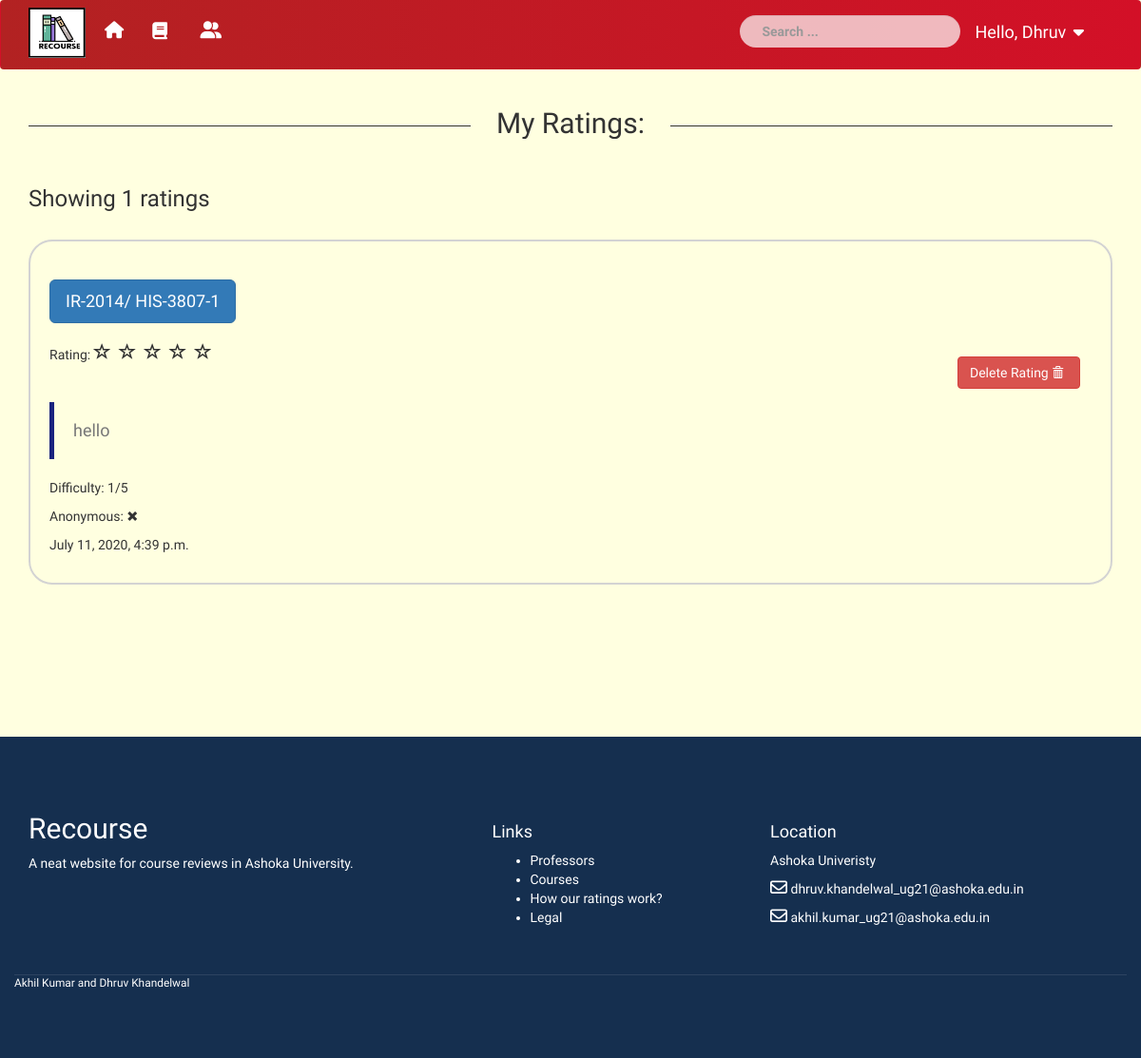
The page /profile/ (signed in) on the database its author committed.
### myapp/models.py (models this page shows, shortened)
class Rating (models.Model):
    course = models.ForeignKey (Course, on_delete = models.CASCADE)
    author = models.ForeignKey (User, on_delete = models.CASCADE)
    ONE_TO_FIVE = (
        (1,'1'),
        (2,'2'),
        (3,'3'),
        (4,'4'),
        (5,'5'),
    )
    rating     = models.IntegerField (default=0, choices=ONE_TO_FIVE)
    difficulty = models.IntegerField (default=0, choices=ONE_TO_FIVE)
    take_again = models.BooleanField (default = False)
    anonymous  = models.BooleanField (default = False)
    GRADES = (
        ('A' , 'A' ),
        ('A-', 'A-'),
        ('B+', 'B+'),
        ('B' , 'B' ),
        ('B-', 'B-'),
        ('C+', 'C+'),
        ('C' , 'C '),
        ('C-', 'C-'),
        ('F' , 'F' ),
        ('NA', 'NA'),
    )
    grade = models.CharField (max_length=3, choices=GRADES, default='NA', null=True, blank=True)
    review = models.TextField (default="", null=True, blank=True)
    date_posted = models.DateTimeField (default=timezone.now)
    helpful = models.IntegerField (default = 0)

class Course (models.Model):
    course_name         =  models.TextField(default = "")
    course_code         =  models.CharField(default = "", max_length=80)
    course_type         =  models.CharField(max_length = 5, default = "") # major/ FC/ CC etc
    course_description  =  models.TextField(default="")
    slug = models.SlugField (unique=True)
    course_listing = models.CharField(max_length=30, default="NA", choices=MAJORS) # which major
    course_cross   = models.CharField(max_length=30, default="", choices=MAJORS, null = True) # cross listed major
    course_prof    = models.ForeignKey(Professor, on_delete = models.CASCADE, null = True)
    course_rating     = models.FloatField(default = 0) # avg rating
    rating_sum        = models.IntegerField(default=0)
    course_difficulty = models.FloatField(default = 0.0) # avg difficulty
    difficulty_sum    = models.IntegerField(default = 0)
    gp_sum            = models.FloatField(default=0)
    grade_point       = models.FloatField(default=0)
    grade_offered     = models.IntegerField(default=0)
    course_grade      = models.FloatField(default=0.0)
    course_retakers   = models.IntegerField(default=0)
    course_attendance = models.BooleanField(default=True)
    course_number_of_ratings = models.IntegerField(default = 0)
    def __str__(self):
        return '{0}-{1}'.format(self.course_listing, self.course_code)

### users/views.py (the view, shortened to what this page needs)
# urls.py: path('profile/', users.profile, name = 'profile'),
@login_required
def profile (request):
    context = {
        'title': 'Profile',
    }
    my_ratings = Rating.objects.filter (author = request.user).order_by('date_posted')
    context['ratings'] = my_ratings
    context['total']   = len(my_ratings)
    if request.method == "POST":
        update_form = UpdateForm(request.POST, instance=request.user)
        if update_form.is_valid():
            update_form.save()
            name = update_form.cleaned_data.get('username')
            new_user = authenticate (username = name, password = update_form.cleaned_data.get('password1'),)
            login(request, new_user)
            messages.success(request, f'Your account has been updated!')
            return redirect('profile')
    else:
        update_form = UpdateForm(instance=request.user)
    context['update_form'] = update_form
    return render(request, 'users/profile.html', context)

### users/forms.py
class UpdateForm (forms.ModelForm):
    email = models.EmailField ()
    class Meta:
        model = User
        fields = ["first_name", "last_name", "email"]

### users/templates/users/profile.html (shortened to what this page needs)
{% extends "myapp/base.html" %}
{% load crispy_forms_tags %}
{% block content %}
<body style="background-color:  rgb(255, 255, 224);">
<div class="container">
    <h2 class="with-line"> My Ratings: </h2>
    <br>
    <h3>Showing {{ total }} ratings</h3>
    <br>
    {% for rating in ratings %}
    <div class="card " style="width: 100%; border: 2px solid lightgrey; border-radius: 25px; padding-left: 20px; padding-bottom: 20px;">
        <br> <br>
        <div class="row">
            <div class="col-lg-10">
            <div class="card-body">
            <a href="{% url 'course-detail' rating.course.slug %}" class="btn btn-primary btn-rounded align-items-right btn-lg border pill" role="button" aria-pressed="true">{{ rating.course }} </a>
            <br><br>
            Rating:
            {% if rating.rating == 1 %}
            <span class="glyphicon glyphicon-star-empty" style="margin-right:5px; font-size: 18px;"></span>
            <span class="glyphicon glyphicon-star-empty" style="margin-right:5px; font-size: 18px;"></span>
            <span class="glyphicon glyphicon-star-empty" style="margin-right:5px; font-size: 18px;"></span>
            <span class="glyphicon glyphicon-star-empty" style="margin-right:5px; font-size: 18px;"></span>
            <span class="glyphicon glyphicon-star-empty" style="margin-right:5px; font-size: 18px;"></span>
          {% endif %}
          <br><br><br>
            {% if rating.review %}
              <blockquote class="blockquote">
                <h4 class="card-subtitle mb-2 text-muted">{{rating.review|linebreaks}}</h4>
              </blockquote>
            {% else %}
              <blockquote class="blockquote">
                <h4 class="card-subtitle mb-2 text-muted">No review</h4>
              </blockquote>
            {% endif %}
              <h4 class="card-subtitle mb-2 text-muted"></h4>Difficulty: {{rating.difficulty}}/5</p>
              {% if rating.anonymous %}
                <p class="card-text">Anonymous: <span class="glyphicon glyphicon-ok" style="margin-right:5px; font-size: 12px;"></span></p>
              {% else %}
                <p class="card-text">Anonymous: <span class="glyphicon glyphicon-remove" style="margin-right:5px; font-size: 12px;"></p>
              {% endif %}
              <p class="card-text text-secondary">{{rating.date_posted}}</p>
          </div>
    </div>
        <div class="col-lg-2" style="padding-top: 7%;">
          <a href="{% url 'delete-rating' rating.id %}" class="btn btn-danger btn-rounded align-items-right" role="button" aria-pressed="true">Delete Rating <span class="glyphicon glyphicon-trash" style="margin-right:5px; font-size: 12px;"></span></a>
        </div>
      </div>
    </div>
    <br>
    <br>
      {% endfor %}
    </div>
<br>
<br>
<br>
{% endblock %}

### myapp/templates/snippets/header.html (shortened to what this page needs)
{% load static %}
{% load socialaccount %}
<nav class="navbar navbar-expand-md  hidden-xs">
    <div class="container">
        <div class="navbar-header " style="padding-right: 20px;">
           <a href="{% url 'home' %}"> <img src="{% static 'images/logo.png' %}" alt="logo" height="60px" width="60px" style="padding-top: 7px;"> </a>
        </div>
        <div class="navbar-collapse collapse show " id="navbarToggleExternalContent" >
            <ul class="nav navbar-nav">
                <li style="padding-top: 7px;">
                    <a class="navbar-brand" href="{% url 'home' %}"><span class="fa fa-home"></span><span class="link"> Home</span></a>
                </li>
                <li style="padding-top: 7px;">
                    <a style="color: white;" href="{% url 'courses' %}">
                        <i class="fa fa-book" aria-hidden="true"></i>
</span><span class="link"> Courses</span></a>
                </li>
                <li style="padding-top: 7px;">
                    <a href="{% url 'professors' %}">
                        <span class="fa fa-user-friends"></span><span class="link"> Professors</span></a>
                </li>
            </ul>
            <ul class="navbar-form navbar-right">
                <div class="nav navbar-nav">
                <li style="padding-top: 7px;">
                <div class="form-group">
                    <form method="GET" style="border-radius: 25px;" class="form-lg">
                        <div class="form-group has-search">
                        <input type="text" class="form-control form-lg" name="q" id="id_q" placeholder="Search ... " style="border-radius: 25px;">
                      </div>
                    </form>
                </div>
                </li>
            <li class="padding-bottom:6px; padd">
                {% if user.is_authenticated %}
                <li class="dropdown" style="padding-top: 0px;">
                    <a href="#" class="dropdown-toggle" data-toggle="dropdown" role="button" aria-haspopup="true" aria-expanded="false">
                        <span >Hello, {{user.first_name}}</span> <span class="fa fa-caret-down"></span></a>
                </li>
                {% else %}
                    <a href="{% provider_login_url "google" %}"><span class="fas fa-sign-in-alt mb-4"></span><span class="link">Login </span></a>
                {% endif %}
            </li>
            </ul>
        </div>
    </div>
</nav>

### static/CSS/style.css (style rules this page uses)
body { margin: 10%; color: black; font-family: 'Roboto', sans-serif; }
.navbar { border: 0; border-radius: 0; background: linear-gradient(to right, firebrick, #d31027); }
.navbar .nav li > a, .navbar .navbar-brand { max-height: 50px; width: auto; background: transparent !important; font-size: 18px; transition: 0.2s ease-in-out; }
.navbar span { color: white; }
.navbar form { padding: 0; }
.navbar-right { flex-direction: row; }
.navbar form .form-control { border: 0; border-radius: 0; color: black; font-weight: bold; background: rgba(255, 255, 255, 0.7); transition: 0.2s ease-in-out; }
.navbar .dropdown .fa-caret-down { padding-left: 3px; font-size: 18px; transition: 0.4s ease; }
.with-line { overflow: hidden; text-align: center; }
.with-line::after, .with-line::before { background-color: #333; content: ''; display: inline-block; height: 1px; position: relative; vertical-align: middle; width: 100%; }
.with-line::before { right: 2rem; margin-left: -100%; }
.with-line::after { left: 2rem; margin-right: -100%; }

### static/CSS/main.css (style rules this page uses)
html { position: relative; overflow-x: hidden !important; }
body { font-family: 'Quicksand', sans-serif; }
a, a:hover { text-decoration: none; }

### myapp/templates/myapp/base.html (style rules this page uses)
body { margin: 10%; color: black; font-family: 'Roboto', sans-serif; }
.navbar { border: 0; border-radius: 0; background: linear-gradient(to right, firebrick, #d31027); }
.navbar .nav li > a, .navbar .navbar-brand { max-height: 50px; width: auto; background: transparent !important; font-size: 18px; transition: 0.2s ease-in-out; }
.navbar span { color: white; }
.navbar form { padding: 0; }
.navbar-right { flex-direction: row; }
.navbar form .form-control { border: 0; border-radius: 0; color: black; font-weight: bold; background: rgba(255, 255, 255, 0.7); transition: 0.2s ease-in-out; }
.navbar .dropdown .fa-caret-down { padding-left: 3px; font-size: 18px; transition: 0.4s ease; }
.with-line { overflow: hidden; text-align: center; }
.with-line::after, .with-line::before { background-color: #333; content: ''; display: inline-block; height: 1px; position: relative; vertical-align: middle; width: 100%; }
.with-line::before { right: 2rem; margin-left: -100%; }
.with-line::after { left: 2rem; margin-right: -100%; }
html { position: relative; overflow-x: hidden !important; }
body { font-family: 'Quicksand', sans-serif; }
a, a:hover { text-decoration: none; }
.btn-primary { color: #1a237e; }

### myapp/templates/snippets/header.html (style rules this page uses)
.has-search .form-control { padding-left: 2.375rem; }

### users/templates/users/profile.html (style rules this page uses)
.blockquote { border-left: 5px solid #1a237e; }

### rows shown on the page
Rating: course "IR-2014/ HIS-3807-1", rating 1 (drawn), review "hello", difficulty "1", shows "Anonymous:", anonymous False (drawn), date_posted "July 11, 2020, 4:39 p.m."

### other values the page prints
{{ user.first_name }} "Dhruv"
{{ total }} "1"
